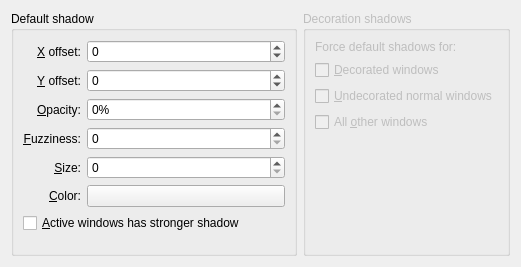
<ui version="4.0" >
 <class>KWin::ShadowEffectConfigForm</class>
 <widget class="QWidget" name="KWin::ShadowEffectConfigForm" >
  <property name="geometry" >
   <rect>
    <x>0</x>
    <y>0</y>
    <width>521</width>
    <height>267</height>
   </rect>
  </property>
  <layout class="QHBoxLayout" name="horizontalLayout" >
   <item>
    <widget class="QGroupBox" name="groupBox" >
     <property name="title" >
      <string>Default shadow</string>
     </property>
     <layout class="QGridLayout" name="gridLayout_3" >
      <item row="0" column="0" >
       <widget class="QLabel" name="label" >
        <property name="text" >
         <string>&amp;X offset:</string>
        </property>
        <property name="alignment" >
         <set>Qt::AlignRight|Qt::AlignTrailing|Qt::AlignVCenter</set>
        </property>
        <property name="buddy" >
         <cstring>xOffsetSpin</cstring>
        </property>
       </widget>
      </item>
      <item row="7" column="0" colspan="2" >
       <widget class="QCheckBox" name="strongerActiveBox" >
        <property name="text" >
         <string>&amp;Active windows has stronger shadow</string>
        </property>
       </widget>
      </item>
      <item row="2" column="0" >
       <widget class="QLabel" name="label_3" >
        <property name="text" >
         <string>&amp;Y offset:</string>
        </property>
        <property name="alignment" >
         <set>Qt::AlignRight|Qt::AlignTrailing|Qt::AlignVCenter</set>
        </property>
        <property name="buddy" >
         <cstring>yOffsetSpin</cstring>
        </property>
       </widget>
      </item>
      <item row="2" column="1" >
       <widget class="QSpinBox" name="yOffsetSpin" >
        <property name="sizePolicy" >
         <sizepolicy vsizetype="Fixed" hsizetype="Expanding" >
          <horstretch>0</horstretch>
          <verstretch>0</verstretch>
         </sizepolicy>
        </property>
        <property name="specialValueText" >
         <string/>
        </property>
        <property name="suffix" >
         <string/>
        </property>
        <property name="minimum" >
         <number>-100</number>
        </property>
        <property name="maximum" >
         <number>100</number>
        </property>
        <property name="singleStep" >
         <number>1</number>
        </property>
        <property name="value" >
         <number>0</number>
        </property>
       </widget>
      </item>
      <item row="3" column="0" >
       <widget class="QLabel" name="label_4" >
        <property name="text" >
         <string>&amp;Opacity:</string>
        </property>
        <property name="alignment" >
         <set>Qt::AlignRight|Qt::AlignTrailing|Qt::AlignVCenter</set>
        </property>
        <property name="buddy" >
         <cstring>opacitySpin</cstring>
        </property>
       </widget>
      </item>
      <item row="3" column="1" >
       <widget class="QSpinBox" name="opacitySpin" >
        <property name="sizePolicy" >
         <sizepolicy vsizetype="Fixed" hsizetype="Expanding" >
          <horstretch>0</horstretch>
          <verstretch>0</verstretch>
         </sizepolicy>
        </property>
        <property name="specialValueText" >
         <string/>
        </property>
        <property name="suffix" >
         <string>%</string>
        </property>
        <property name="minimum" >
         <number>0</number>
        </property>
        <property name="maximum" >
         <number>100</number>
        </property>
        <property name="singleStep" >
         <number>1</number>
        </property>
        <property name="value" >
         <number>0</number>
        </property>
       </widget>
      </item>
      <item row="4" column="0" >
       <widget class="QLabel" name="label_5" >
        <property name="text" >
         <string>&amp;Fuzziness:</string>
        </property>
        <property name="alignment" >
         <set>Qt::AlignRight|Qt::AlignTrailing|Qt::AlignVCenter</set>
        </property>
        <property name="buddy" >
         <cstring>fuzzinessSpin</cstring>
        </property>
       </widget>
      </item>
      <item row="5" column="0" >
       <widget class="QLabel" name="label_6" >
        <property name="text" >
         <string>&amp;Size:</string>
        </property>
        <property name="alignment" >
         <set>Qt::AlignRight|Qt::AlignTrailing|Qt::AlignVCenter</set>
        </property>
        <property name="buddy" >
         <cstring>sizeSpin</cstring>
        </property>
       </widget>
      </item>
      <item row="4" column="1" >
       <widget class="QSpinBox" name="fuzzinessSpin" >
        <property name="sizePolicy" >
         <sizepolicy vsizetype="Fixed" hsizetype="Expanding" >
          <horstretch>0</horstretch>
          <verstretch>0</verstretch>
         </sizepolicy>
        </property>
        <property name="specialValueText" >
         <string/>
        </property>
        <property name="suffix" >
         <string/>
        </property>
        <property name="minimum" >
         <number>0</number>
        </property>
        <property name="maximum" >
         <number>100</number>
        </property>
        <property name="singleStep" >
         <number>1</number>
        </property>
        <property name="value" >
         <number>0</number>
        </property>
       </widget>
      </item>
      <item row="5" column="1" >
       <widget class="QSpinBox" name="sizeSpin" >
        <property name="sizePolicy" >
         <sizepolicy vsizetype="Fixed" hsizetype="Expanding" >
          <horstretch>0</horstretch>
          <verstretch>0</verstretch>
         </sizepolicy>
        </property>
        <property name="specialValueText" >
         <string/>
        </property>
        <property name="suffix" >
         <string/>
        </property>
        <property name="minimum" >
         <number>0</number>
        </property>
        <property name="maximum" >
         <number>100</number>
        </property>
        <property name="singleStep" >
         <number>1</number>
        </property>
        <property name="value" >
         <number>0</number>
        </property>
       </widget>
      </item>
      <item row="0" column="1" >
       <widget class="QSpinBox" name="xOffsetSpin" >
        <property name="sizePolicy" >
         <sizepolicy vsizetype="Fixed" hsizetype="Expanding" >
          <horstretch>0</horstretch>
          <verstretch>0</verstretch>
         </sizepolicy>
        </property>
        <property name="specialValueText" >
         <string/>
        </property>
        <property name="suffix" >
         <string/>
        </property>
        <property name="minimum" >
         <number>-100</number>
        </property>
        <property name="maximum" >
         <number>100</number>
        </property>
        <property name="singleStep" >
         <number>1</number>
        </property>
        <property name="value" >
         <number>0</number>
        </property>
       </widget>
      </item>
      <item row="6" column="1" >
       <widget class="KColorButton" name="colorButton" />
      </item>
      <item row="6" column="0" >
       <widget class="QLabel" name="label_7" >
        <property name="text" >
         <string>&amp;Color:</string>
        </property>
        <property name="alignment" >
         <set>Qt::AlignRight|Qt::AlignTrailing|Qt::AlignVCenter</set>
        </property>
        <property name="buddy" >
         <cstring>colorButton</cstring>
        </property>
       </widget>
      </item>
      <item row="8" column="0" colspan="2" >
       <spacer name="verticalSpacer_2" >
        <property name="orientation" >
         <enum>Qt::Vertical</enum>
        </property>
        <property name="sizeHint" stdset="0" >
         <size>
          <width>20</width>
          <height>0</height>
         </size>
        </property>
       </spacer>
      </item>
     </layout>
    </widget>
   </item>
   <item>
    <widget class="QGroupBox" name="groupBox_3" >
     <property name="enabled" >
      <bool>false</bool>
     </property>
     <property name="title" >
      <string>Decoration shadows</string>
     </property>
     <layout class="QGridLayout" name="gridLayout_4" >
      <item row="1" column="0" >
       <widget class="QCheckBox" name="forceDecoratedBox" >
        <property name="text" >
         <string>&amp;Decorated windows</string>
        </property>
       </widget>
      </item>
      <item row="0" column="0" >
       <widget class="QLabel" name="label_2" >
        <property name="text" >
         <string>Force default shadows for:</string>
        </property>
       </widget>
      </item>
      <item row="2" column="0" >
       <widget class="QCheckBox" name="forceUndecoratedBox" >
        <property name="text" >
         <string>&amp;Undecorated normal windows</string>
        </property>
       </widget>
      </item>
      <item row="3" column="0" >
       <widget class="QCheckBox" name="forceOtherBox" >
        <property name="text" >
         <string>All &amp;other windows</string>
        </property>
       </widget>
      </item>
      <item row="4" column="0" >
       <spacer name="verticalSpacer" >
        <property name="orientation" >
         <enum>Qt::Vertical</enum>
        </property>
        <property name="sizeHint" stdset="0" >
         <size>
          <width>20</width>
          <height>0</height>
         </size>
        </property>
       </spacer>
      </item>
     </layout>
    </widget>
   </item>
  </layout>
 </widget>
 <customwidgets>
  <customwidget>
   <class>KColorButton</class>
   <extends>QPushButton</extends>
   <header>kcolorbutton.h</header>
  </customwidget>
 </customwidgets>
 <tabstops>
  <tabstop>xOffsetSpin</tabstop>
  <tabstop>yOffsetSpin</tabstop>
  <tabstop>opacitySpin</tabstop>
  <tabstop>fuzzinessSpin</tabstop>
  <tabstop>sizeSpin</tabstop>
  <tabstop>colorButton</tabstop>
  <tabstop>strongerActiveBox</tabstop>
  <tabstop>forceDecoratedBox</tabstop>
  <tabstop>forceUndecoratedBox</tabstop>
  <tabstop>forceOtherBox</tabstop>
 </tabstops>
 <resources/>
 <connections/>
</ui>
